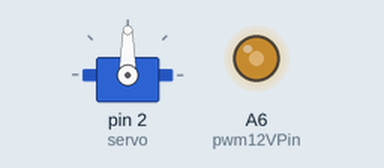
Bench run of a sketch on a simulated Teensy 4. On the bench: servo, output pins drawn as LEDs (lit = HIGH).

Above: at 0.1 s.
Timing chart, 0 to 1.6 s (numbered marks = the images above):
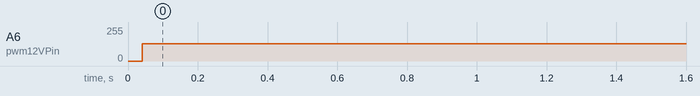

The sketch:

TeensyPWM.ino
```cpp
#include <Servo.h>
Servo servo;


// Create an IntervalTimer object
IntervalTimer myTimer;

const int ledPin = LED_BUILTIN;  // the pin with a LED
const int pwm12VPin = 20;

void setup(void) {
  pinMode(pwm12VPin, OUTPUT);
  Serial.begin(9600);
  servo.attach(2);
  myTimer.begin(blinkLED, 30);  // blinkLED to run every 0.15 seconds
}

// The interrupt will blink the LED, and keep
// track of how many times it has blinked.
int ledState = LOW;
volatile unsigned long blinkCount = 0; // use volatile for shared variables

// functions called by IntervalTimer should be short, run as quickly as
// possible, and should avoid calling other functions if possible.
void blinkLED(void) {
  if (ledState == LOW) {
    ledState = HIGH;
    blinkCount = blinkCount + 1;  // increase when LED turns on
  } else {
    ledState = LOW;
  }
  digitalWrite(pwm12VPin, ledState);
}

// The main program will print the blink count
// to the Arduino Serial Monitor
void loop(void) {
  unsigned long blinkCopy;  // holds a copy of the blinkCount

  // to read a variable which the interrupt code writes, we
  // must temporarily disable interrupts, to be sure it will
  // not change while we are reading.  To minimize the time
  // with interrupts off, just quickly make a copy, and then
  // use the copy while allowing the interrupt to keep working.
  noInterrupts();
  blinkCopy = blinkCount;
  interrupts();
}
```

Measured:
- by itself, A6 (pwm12VPin): 0/255 → 128/255 at 0.04 s
